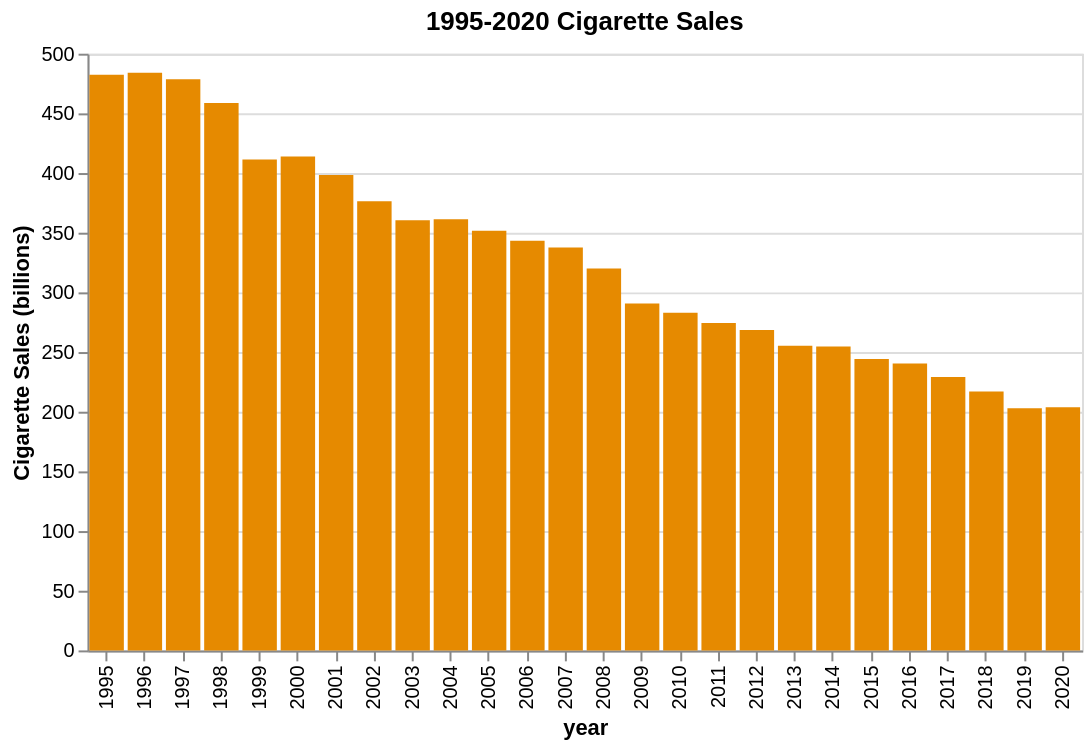

The specification (Vega-Lite) saved for this image:
### Vega-Lite specification from a JSON file in a GitHub repository (floating-point values rounded to 4 significant figures)
{"$schema": "https://vega.github.io/schema/vega-lite/v5.json", "title": {"text": "1995-2020 Cigarette Sales", "anchor": "middle"}, "data": {"values": [{"year": "1995", "sales": 482.3}, {"year": "1996", "sales": 484.1}, {"year": "1997", "sales": 478.6}, {"year": "1998", "sales": 458.6}, {"year": "1999", "sales": 411.3}, {"year": "2000", "sales": 413.9}, {"year": "2001", "sales": 398.3}, {"year": "2002", "sales": 376.4}, {"year": "2003", "sales": 360.5}, {"year": "2004", "sales": 361.3}, {"year": "2005", "sales": 351.6}, {"year": "2006", "sales": 343.3}, {"year": "2007", "sales": 337.7}, {"year": "2008", "sales": 320.0}, {"year": "2009", "sales": 290.6}, {"year": "2010", "sales": 282.9}, {"year": "2011", "sales": 274.4}, {"year": "2012", "sales": 268.4}, {"year": "2013", "sales": 255.2}, {"year": "2014", "sales": 254.7}, {"year": "2015", "sales": 244.2}, {"year": "2016", "sales": 240.5}, {"year": "2017", "sales": 229.1}, {"year": "2018", "sales": 216.9}, {"year": "2019", "sales": 202.9}, {"year": "2020", "sales": 203.7}]}, "width": 500, "mark": "bar", "encoding": {"y": {"field": "sales", "type": "quantitative", "title": "Cigarette Sales (billions)", "axis": {"grid": true}}, "x": {"field": "year", "type": "ordinal"}, "color": {"field": "year", "scale": {"range": ["#e68a00"]}, "legend": null}}}
